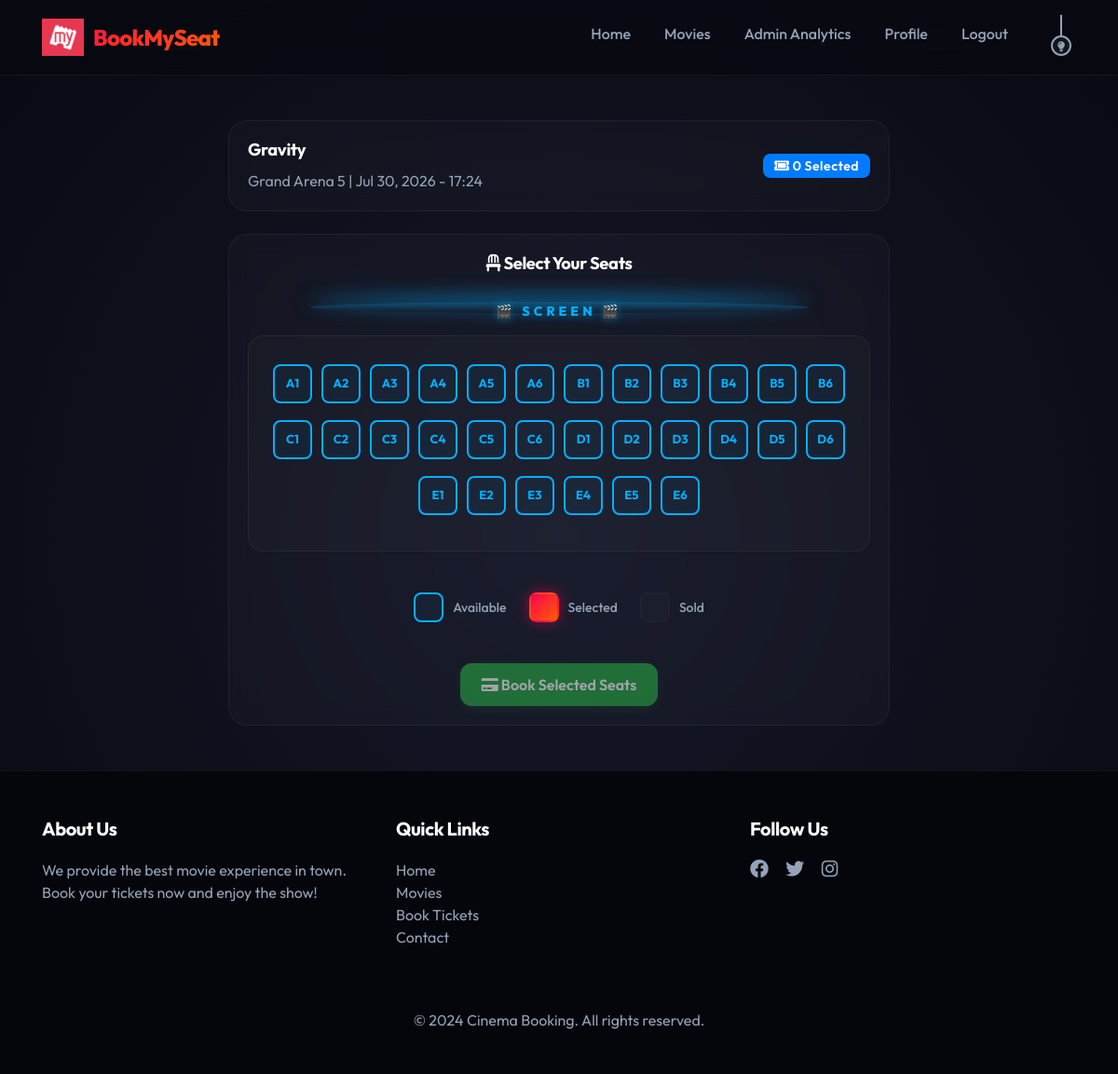
Screenshot of /movies/theater/1525/seats/book/ (signed in) with the database file from the repository.
### movies/models.py (models this page shows, shortened)
class Theater(models.Model):
    name = models.CharField(max_length=255)
    movie = models.ForeignKey(Movie,on_delete=models.CASCADE,related_name='theaters')
    time= models.DateTimeField()

class Movie(models.Model):
    name = models.CharField(max_length=255, db_index=True)
    image = models.ImageField(upload_to="movies/")
    rating = models.DecimalField(max_digits=3,decimal_places=1)
    cast = models.TextField()
    description = models.TextField(blank=True,null=True) # optional
    genres = models.ManyToManyField(Genre, related_name='movies')
    languages = models.ManyToManyField(Language, related_name='movies')
    release_date = models.DateField(blank=True, null=True, db_index=True)
    trailer_url = models.URLField(blank=True, default='')
    trailer_embed_url = models.URLField(blank=True, default='')
    class Meta:
        ordering = ['-release_date', '-rating']
        indexes = [
            models.Index(fields=['name']),
            models.Index(fields=['release_date']),
            models.Index(fields=['rating']),
            models.Index(fields=['-release_date']),
        ]

class Seat(models.Model):
    theater = models.ForeignKey(Theater,on_delete=models.CASCADE,related_name='seats')
    seat_number = models.CharField(max_length=10)
    is_booked=models.BooleanField(default=False)
    class Meta:
        indexes = [
            models.Index(fields=['theater', 'is_booked']),
            models.Index(fields=['seat_number']),
        ]

### movies/views.py (the view, shortened to what this page needs)
# urls.py: path('theater/<int:theater_id>/seats/book/',views.book_seats,name='book_seats'),
@login_required(login_url='/login/')
def book_seats(request, theater_id):
    theaters = get_object_or_404(Theater, id=theater_id)
    seats = Seat.objects.filter(theater=theaters)
    SeatReservation.release_expired_reservations()
    return render(request, 'movies/seat_selection.html', {'theaters': theaters, "seats": seats})

### movies/models.py (called while the page is built, shortened)
    @classmethod
    def release_expired_reservations(cls):
        expired = cls.objects.filter(status=cls.STATUS_RESERVED, expires_at__lt=timezone.now())
        updated = 0
        return updated

### templates/movies/seat_selection.html (shortened to what this page needs)
{% extends "users/basic.html" %} {% block content %}
<div class="container mt-5">
  <div class="row">
    <div class="col-lg-8 mx-auto">
      <div class="card mb-4">
        <div class="card-body">
          <div class="d-flex justify-content-between align-items-center flex-wrap">
            <div>
              <h4 class="card-title">{{ theaters.movie.name }}</h4>
              <p class="card-text text-muted">
                {{ theaters.name }} | {{ theaters.time|date:"M d, Y - H:i" }}
              </p>
            </div>
            <div class="mt-2 mt-sm-0">
              <div class="badge bg-primary ms-2" id="selected-count" style="font-size: 14px;">
              </div>
            </div>
          </div>
        </div>
      </div>
      <div class="card">
        <div class="card-body">
          <h5 class="card-title text-center mb-4">
            <i class="fas fa-chair"></i> Select Your Seats
          </h5>
          <div class="screen text-center mb-4">
            <span style="font-size: 14px;">🎬 SCREEN 🎬</span>
          </div>
          <form method="POST" id="booking-form">
            <div class="seats-grid mb-4">
              {% for seat in seats %}
              <div class="seat-wrapper">
                {% if not seat.is_booked %}
                <label
                  for="seat-{{ seat.id }}"
                  class="seat available"
                  title="Click to select seat {{ seat.seat_number }}"
                  data-seat-id="{{ seat.id }}"
                  data-seat-number="{{ seat.seat_number }}"
                >
                  <span class="seat-text">{{ seat.seat_number }}</span>
                </label>
                {% else %}
                <div class="seat sold" title="Seat {{ seat.seat_number }} is already booked">
                  <span class="seat-text">{{ seat.seat_number }}</span>
                </div>
                {% endif %}
              </div>
              {% endfor %}
            </div>
            <div class="seat-legend mb-4">
              <div class="legend-item">
                <div class="seat available"></div>
                <span>Available</span>
              </div>
              <div class="legend-item">
                <div class="seat selected"></div>
                <span>Selected</span>
              </div>
              <div class="legend-item">
                <div class="seat sold"></div>
                <span>Sold</span>
              </div>
            </div>
            <div class="text-center">
              <button type="submit" class="btn btn-success btn-lg" id="book-button">
                <i class="fas fa-credit-card"></i> Book Selected Seats
              </button>
            </div>
          </form>
        </div>
      </div>
    </div>
  </div>
</div>
{% endblock %}

### templates/users/basic.html (style rules this page uses)
:root { --bg-dark-radial: radial-gradient(circle at 50% 50%, #151829 0%, #080911 100%); --primary-gradient: linear-gradient(135deg, #ff0055 0%, #ff5e00 100%); --primary-color: #ff0055; --secondary-color: #ff5e00; --accent-emerald: #00e676; --accent-blue: #00b0ff; --card-bg: rgba(255, 255, 255, 0.025); --card-border: rgba(255, 255, 255, 0.05); --text-primary: #ffffff; --text-secondary: #94a3b8; }
body { font-family: 'Outfit', sans-serif !important; background: var(--bg-dark-radial) !important; color: var(--text-primary) !important; min-height: 100vh; overflow-x: hidden; }
h1, h2, h3, h4, h5, h6 { color: var(--text-primary) !important; font-weight: 700 !important; letter-spacing: -0.02em; }
.btn { border-radius: 12px !important; font-weight: 600 !important; padding: 10px 22px !important; transition: all 0.3s cubic-bezier(0.165, 0.84, 0.44, 1) !important; }
.card { background: var(--card-bg) !important; border: 1px solid var(--card-border) !important; border-radius: 20px !important; backdrop-filter: blur(12px); -webkit-backdrop-filter: blur(12px); transition: all 0.4s cubic-bezier(0.165, 0.84, 0.44, 1) !important; overflow: hidden; }
.card-body { background: transparent !important; color: var(--text-primary); }
.card-title { font-weight: 700 !important; font-size: 1.15rem !important; margin-bottom: 10px; }
.card-text { color: var(--text-secondary) !important; }
.badge { border-radius: 8px !important; padding: 6px 12px !important; font-weight: 600 !important; }

### templates/movies/seat_selection.html (style rules this page uses)
.seats-grid { display: flex; flex-wrap: wrap; justify-content: center; gap: 10px; padding: 30px 20px; background: rgba(255, 255, 255, 0.02) !important; border: 1px solid var(--card-border) !important; border-radius: 16px; }
.seat-wrapper { position: relative; }
.seat { width: 42px; height: 42px; border: 2px solid var(--accent-blue) !important; background: rgba(0, 176, 255, 0.05) !important; color: var(--accent-blue) !important; border-radius: 8px; display: flex; align-items: center; justify-content: center; cursor: pointer; transition: all 0.3s cubic-bezier(0.165, 0.84, 0.44, 1); font-weight: 700; font-size: 13px; user-select: none; }
.seat-text { pointer-events: none; }
.seat.selected { background: var(--primary-gradient) !important; color: white !important; border-color: transparent !important; box-shadow: 0 0 15px rgba(255, 0, 85, 0.5) !important; animation: pulse-selected 0.3s ease; }
.seat.sold { background-color: rgba(255, 255, 255, 0.03) !important; color: rgba(255, 255, 255, 0.15) !important; border-color: rgba(255, 255, 255, 0.05) !important; cursor: not-allowed; opacity: 0.4; }
.screen { margin: 30px auto; width: 80%; height: 12px; background: linear-gradient(to bottom, rgba(0, 176, 255, 0.4), rgba(0, 176, 255, 0)); border-radius: 50%; box-shadow: 0 -6px 20px rgba(0, 176, 255, 0.6); color: var(--accent-blue); text-shadow: 0 0 10px rgba(0, 176, 255, 0.5); font-weight: 800; font-size: 12px; letter-spacing: 4px; text-align: center; }
.seat-legend { display: flex; justify-content: center; gap: 24px; flex-wrap: wrap; padding: 20px; background: transparent !important; border: none !important; }
.legend-item { display: flex; align-items: center; gap: 10px; }
.legend-item .seat { width: 32px; height: 32px; margin: 0; cursor: default; font-size: 10px; }
.legend-item span { font-size: 14px; color: var(--text-secondary); font-weight: 500; }
#selected-count { padding: 8px 12px; font-weight: 600; letter-spacing: 0.5px; }
#book-button { padding: 12px 30px; font-weight: 600; font-size: 16px; border-radius: 6px; transition: all 0.3s ease; box-shadow: 0 4px 12px rgba(40, 167, 69, 0.2); }
#book-button:disabled { opacity: 0.6; cursor: not-allowed; transform: none; }

### rows the page displays
Theater: movie.name "Gravity", name "Grand Arena 5", time "Jul 30, 2026 - 17:24"
Seat: seat_number "A1"
Seat: seat_number "A2"
Seat: seat_number "A3"
Seat: seat_number "A4"
Seat: seat_number "A5"
Seat: seat_number "A6"
Seat: seat_number "B1"
Seat: seat_number "B2"
Seat: seat_number "B3"
Seat: seat_number "B4"
Seat: seat_number "B5"
Seat: seat_number "B6"
Seat: seat_number "C1"
Seat: seat_number "C2"
Seat: seat_number "C3"
Seat: seat_number "C4"
Seat: seat_number "C5"
Seat: seat_number "C6"
Seat: seat_number "D1"
Seat: seat_number "D2"
Seat: seat_number "D3"
Seat: seat_number "D4"
Seat: seat_number "D5"
Seat: seat_number "D6"
Seat: seat_number "E1"
Seat: seat_number "E2"
Seat: seat_number "E3"
Seat: seat_number "E4"
Seat: seat_number "E5"
Seat: seat_number "E6"
